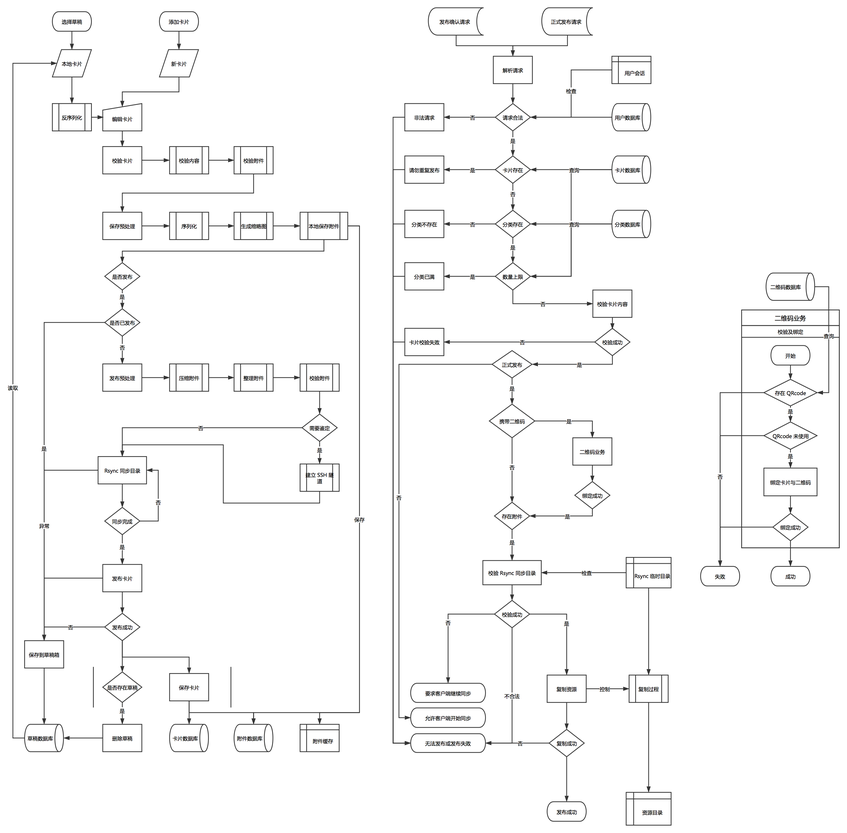
#> input picture Publish/「礼记」卡片发布流程.png, 847 x 833 px, shrunk from 3387 x 3329 before the run
$ python 48ad0e8e9aab0a4e32b748bd31f07fce.py '../../../../Publish/「礼记」卡片发布流程.png' '../../../../Publish/「礼记」卡片发布流程.png'
#> lines starting #> are read from the running program, lines starting #| are printed output that depends on the picture
#!/usr/bin/env python
#coding=utf-8

# @file script.py
# @brief script
# @author x565178035,x565178035@126.com
# @version 1.0
# @date 2016-02-13

import sys
import Image

reload(sys)
sys.setdefaultencoding("utf-8")
def script(image_name,border_name):
#> called with image_name = '../../../../Publish/「礼记」卡片发布流程.png', border_name = '../../../../Publish/「礼记」卡片发布流程.png'
    im=Image.open(image_name)
#> im is the input picture: PIL image 847x833 RGBA; mean R, G, B, A 248.4, 248.4, 248.4, 255
    im_size=im.size
#> im_size = (847, 833)
    border=Image.open(border_name)
    border_size=border.size
#> border_size = (847, 833)
    image = Image.new('RGB', (im_size[0], im_size[1]+border_size[1]), (255, 255, 255))
#> image: PIL image 847x1666 RGB; every value is 255
    x=y=0
    image.paste(im,(x,y))
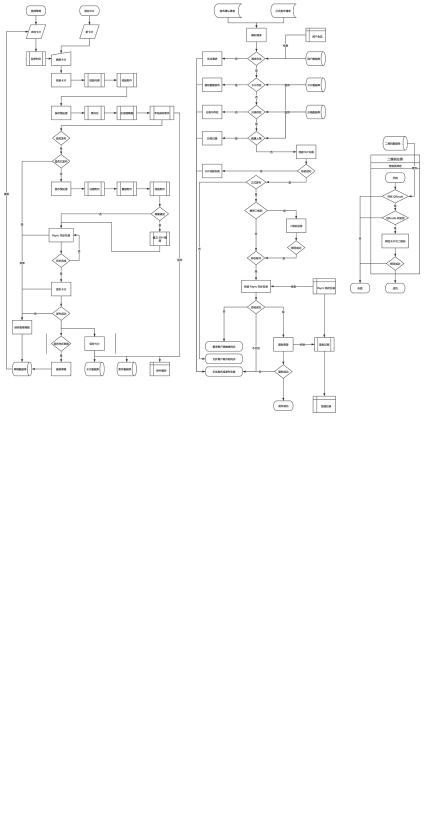
#> image: PIL image 847x1666 RGB (shown at 1/2 size); mean R, G, B 251.7, 251.7, 251.7
    image.paste(border,(x,y+im_size[1]))
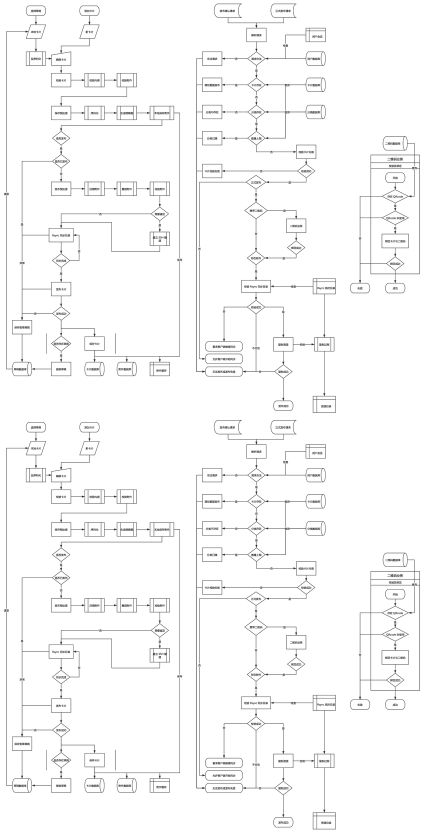
#> image: PIL image 847x1666 RGB (shown at 1/2 size); mean R, G, B 248.4, 248.4, 248.4
    image.save("fin.png")

if __name__ == '__main__':
    script(sys.argv[1],sys.argv[2])
